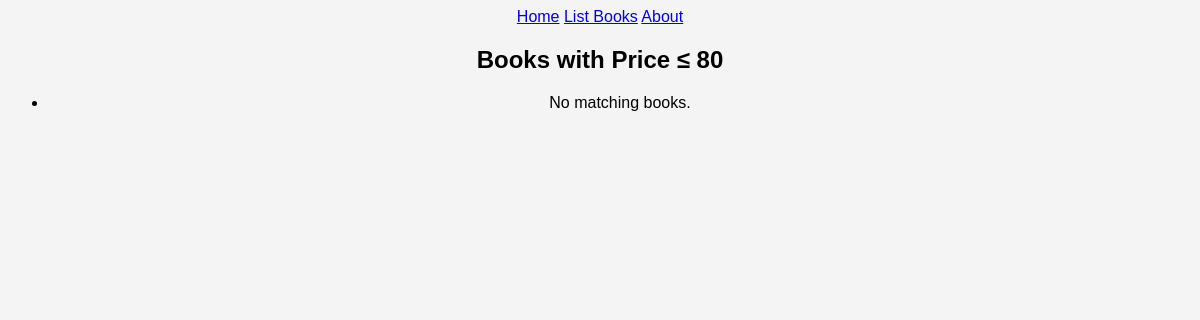
/books/lab8/task1/, run on an earlier commit of the app's database.
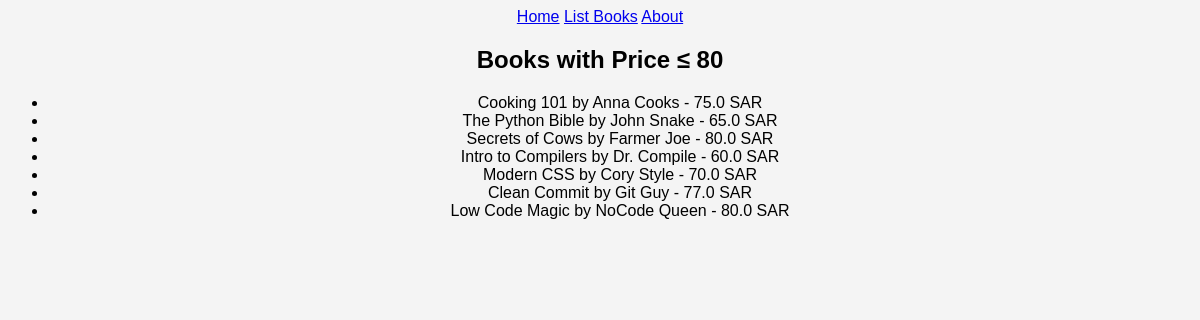
And on a later commit of the database.
### apps/bookmodule/models.py (models this page shows, shortened)
class Book(models.Model):
    title = models.CharField(max_length=50)
    author = models.CharField(max_length=50)
    price = models.FloatField(default=0.0)
    edition = models.SmallIntegerField(default=1)

### apps/bookmodule/views.py (the view)
# urls.py: path('lab8/task1/', views.task1, name='lab8_task1'),
def task1(request):
    mybooks = Book.objects.filter(Q(price__lte=80))
    return render(request, 'bookmodule/lab8_task1.html', {'books': mybooks})

### apps/templates/bookmodule/lab8_task1.html (shortened to what this page needs)
{% extends "layouts/base.html" %}
{% block content %}
<h2>Books with Price ≤ 80</h2>
<ul>
    {% for book in books %}
    <li>{{ book.title }} by {{ book.author }} - {{ book.price }} SAR</li>
    {% empty %}
    <li>No matching books.</li>
    {% endfor %}
</ul>
{% endblock %}

### apps/templates/layouts/base.html (shortened to what this page needs)
<!DOCTYPE html>
{% load static %}
<html lang="en">
<head>
    <link rel="stylesheet" type="text/css" href="{% static 'styles.css' %}">
    <link rel="stylesheet" type="text/css" href="{% static 'main.css' %}">
    <link rel="stylesheet" href="https://cdnjs.cloudflare.com/ajax/libs/font-awesome/4.7.0/css/font-awesome.min.css">
</head>
<body>
    <div>
        <a href="{% url 'books.index' %}">Home</a>
        <a href="{% url 'books.list_books' %}">List Books</a>
        <a href="{% url 'books.aboutus' %}">About</a>
    </div>
    <div>
        {% block content %}
        {% endblock %}
    </div>
</body>
</html>

### apps/static/styles.css (style rules this page uses)
body { background-color: #f4f4f4; font-family: Arial, sans-serif; text-align: center; }

What changed in the data, as far as the page shows it:
added Book: title "Cooking 101", author "Anna Cooks", price "75.0"
added Book: title "The Python Bible", author "John Snake", price "65.0"
added Book: title "Secrets of Cows", author "Farmer Joe", price "80.0"
added Book: title "Intro to Compilers", author "Dr. Compile", price "60.0"
added Book: title "Modern CSS", author "Cory Style", price "70.0"
added Book: title "Clean Commit", author "Git Guy", price "77.0"
added Book: title "Low Code Magic", author "NoCode Queen", price "80.0"
Also different on the page:
text no longer shown: "No matching books."
